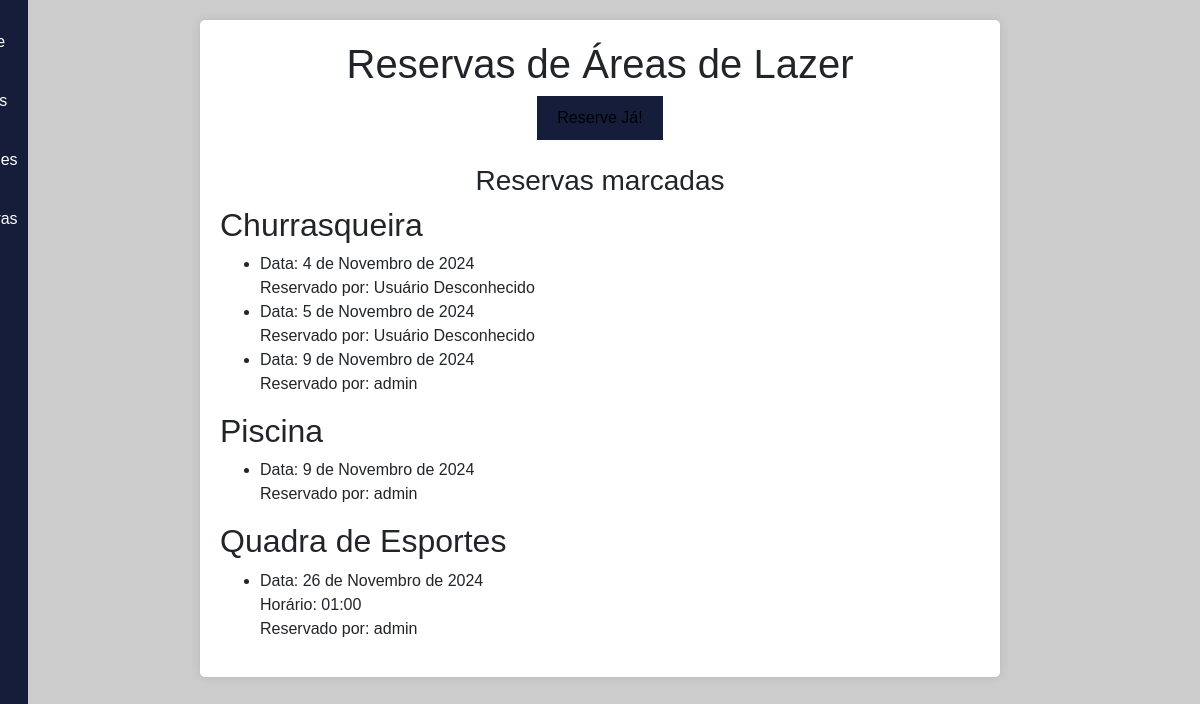
Page /reservas/ on the committed database.
### core/models.py (models this page shows, shortened)
class Reserva(models.Model):
    AREAS_CHOICES = [
        ('churrasqueira', 'Churrasqueira'),
        ('piscina', 'Piscina'),
        ('quadra', 'Quadra de Esporte'),
        ('sala-de-jogos', 'Sala de Jogos'),
        ('salao-de-festa', 'Salão de Festas'),
    ]
    BLOCO_CHOICES = [
        ('A', 'Bloco A'),
        ('B', 'Bloco B'),
        ('C', 'Bloco C'),
        ('D', 'Bloco D'),
        ('E', 'Bloco E'),
    ]
    area = models.CharField(max_length=20, choices=AREAS_CHOICES)
    data = models.DateField()
    hora = models.TimeField(blank=True, null=True)  # Apenas para áreas que exigem horário
    bloco = models.CharField(max_length=1, choices=BLOCO_CHOICES, blank=True, null=True)  # Apenas para salão de festas
    usuario_nome = models.CharField(max_length=100, default="Usuário Desconhecido")

### core/views.py (the view)
# urls.py: path('reservas/', views.listar_reservas, name='listar_reservas'),
def listar_reservas(request):
    reservas = Reserva.objects.all()
    reservas_por_area = {
        'Churrasqueira': reservas.filter(area='churrasqueira'),
        'Piscina': reservas.filter(area='piscina'),
        'Quadra de Esportes': reservas.filter(area='quadra'),
    }
    return render(request, 'core/reservas.html', {'reservas_por_area': reservas_por_area})

### templates/core/reservas.html (shortened to what this page needs)
{% load static %}
<!DOCTYPE html>
<html lang="en">
<head>
  <link rel="stylesheet" href="{% static 'css/reserva.css' %}">
  <link rel="stylesheet" href="https://maxcdn.bootstrapcdn.com/bootstrap/4.5.2/css/bootstrap.min.css">
    <link rel="stylesheet" href="https://cdn.jsdelivr.net/npm/bootstrap-icons@1.10.0/font/bootstrap-icons.css">
</head>
<body>
    <nav id="side-bar">
        <ul>
            <li><a href="{% url 'home' %}">Home</a></li>
            <li><a href="{% url 'avisos' %}">Avisos</a></li>
            <li><a href="{% url 'reuniao' %}">Reuniões</a></li>
            <li><a href="{% url 'reserva' %}">Reservas</a></li>
            <li class="logout-item">
            <form method="post" action="{% url 'logout' %}">
                <button type="submit" class="logout-icon">
                </button>
            </form>
        </li>
    </ul>
</nav>
  <div id="container">
    <center><h1>Reservas de Áreas de Lazer</h1>
    <button class="botao-reserva" onclick="location.href='{% url 'criar_reserva' %}'">Reserve Já!</button>
    <br><br>
    <h3>Reservas marcadas</h3></center>
  {% for area, reservas in reservas_por_area.items %}
    <div class="area-reserva">
      <h2>{{ area }}</h2>
      {% if reservas %}
        <ul>
          {% for reserva in reservas %}
            <li>
              Data: {{ reserva.data }}<br>
              {% if reserva.hora %}
                Horário: {{ reserva.hora }}<br>
              {% endif %}
              Reservado por: {{ reserva.usuario_nome }}
            </li>
          {% endfor %}
        </ul>
      {% else %}
        <p>Não há reservas para esta área.</p>
      {% endif %}
    </div>
  {% endfor %}
  </div>
</body>
</html>

### static/css/reserva.css (style rules this page uses)
body { margin: 0; padding: 0; font-family: Arial, sans-serif; background-color: #ccc; }
#side-bar { width: auto; height: 100%; background-color: #151d3b; position: fixed; top: 0; left: -60px; transition: left 0.3s; }
#side-bar ul { list-style: none; padding: 0; margin: 20px 0; }
#side-bar ul li { text-align: center; margin-bottom: 15px; }
#side-bar ul li a { color: #ffffff; text-decoration: none; display: block; padding: 10px; transition: background-color 0.3s; }
#container { max-width: 800px; margin: 20px auto; padding: 20px; background-color: #fff; border-radius: 5px; box-shadow: 0px 0px 10px rgba(0, 0, 0, 0.1); }
button { padding: 10px 20px; background-color: #151d3b; color: #000; border: none; border-radius: 3px; cursor: pointer; margin-top: 20px; }

### templates/core/reservas.html (style rules this page uses)
body { margin: 0; padding: 0; font-family: Arial, sans-serif; background-color: #ccc; }

### rows in the picture
Reserva: data "4 de Novembro de 2024", usuario_nome "Usuário Desconhecido"
Reserva: data "5 de Novembro de 2024", usuario_nome "Usuário Desconhecido"
Reserva: data "9 de Novembro de 2024", usuario_nome "admin"
Reserva: data "9 de Novembro de 2024", usuario_nome "admin"
Reserva: data "26 de Novembro de 2024", hora "01:00", usuario_nome "admin"

### other values in the picture
{{ area }} "Churrasqueira" "Piscina" "Quadra de Esportes"
